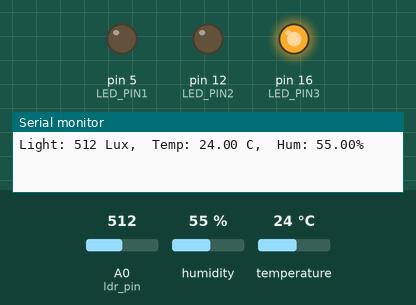
This sketch was run on a simulated Arduino Uno, built with avr-gcc and run on an emulated ATmega328P. On the bench: output pins drawn as LEDs (lit = HIGH), the last lines printed to the serial monitor. Inputs (shaded band) come from the test bench; at power-on: humidity 55 %, A0 (ldr_pin) = 512, temperature 24 °C.

Above: at 1.8 s.
1.9 s: humidity set to 85 %
4.2 s: humidity set to 88 %
At 5.8 s:
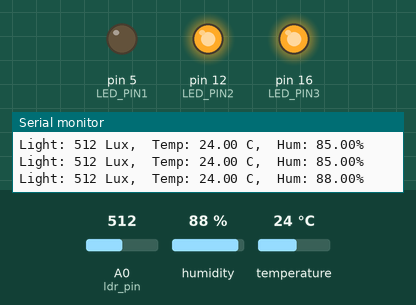
6.5 s: A0 (ldr_pin) set to 487
At 8.3 s:
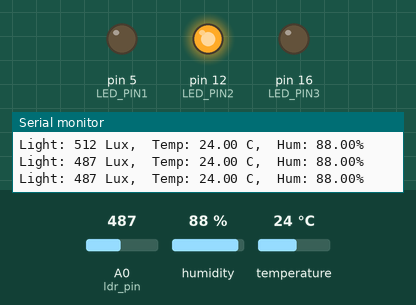
8.6 s: temperature set to 28 °C
10.3 s: temperature set to 31 °C
At 12.1 s:
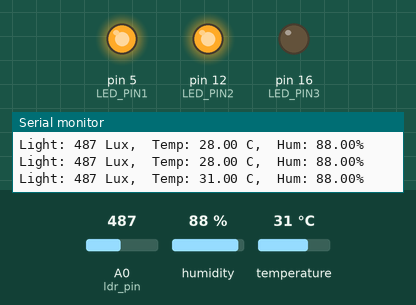
12.6 s: A0 (ldr_pin) set to 510
At 14.6 s:
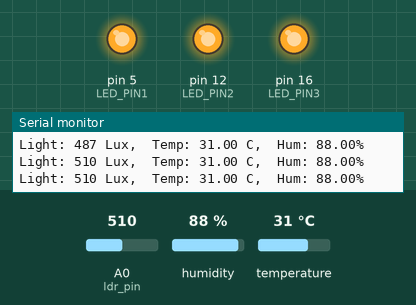
Timing chart, 0 to 15.6 s (numbered marks = the images above; inputs shaded):
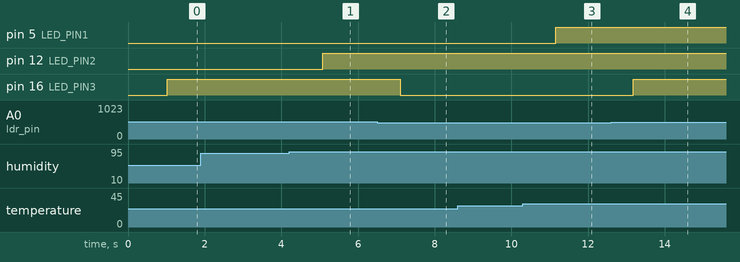

The sketch:

FINAL.ino
```cpp
#include "DHT.h"

#define DPIN 4        //Pin to connect DHT sensor (GPIO number) D2
#define DTYPE DHT11   // Define DHT 11 or DHT22 sensor type
#define LED_PIN1 5     // Pin for the LED
#define LED_PIN2 12

#define ldr_pin A0
#define LED_PIN3 16

DHT dht(DPIN,DTYPE);

void setup() {
  Serial.begin(9600);
  dht.begin();
  pinMode(LED_PIN1, OUTPUT); // Set the LED pin as output
  pinMode(LED_PIN2, OUTPUT);
  pinMode(LED_PIN3, OUTPUT);
  pinMode(ldr_pin, INPUT);
}

void loop() {
  delay(1000);

  float tc = dht.readTemperature(false);  //Read temperature in C
  float hu = dht.readHumidity();          //Read Humidity

  Serial.print("Light: ");
  Serial.print(analogRead(ldr_pin));
  Serial.print(" Lux, ");

  Serial.print(" Temp: ");
  Serial.print(tc);
  Serial.print(" C, ");
  Serial.print(" Hum: ");
  Serial.print(hu);
  Serial.println("%");

  if (tc > 29 ) {
    digitalWrite(LED_PIN1, HIGH); // Turn the LED on
  } else {
    digitalWrite(LED_PIN1, LOW);  // Turn the LED off
  }

  if( hu > 86 ){
    digitalWrite(LED_PIN2, HIGH);
  } else{
    digitalWrite(LED_PIN2, LOW);
  }

  if(analogRead(ldr_pin) > 500){
    digitalWrite(LED_PIN3, HIGH);
  } else {digitalWrite(LED_PIN3, LOW);}
}
```

Measured:
- the behaviour switches between 86 and 87 % on humidity (found by bisection; images 0 and 1)
- the behaviour switches between 501 and 500 on A0 (ldr_pin) (found by bisection; images 1 and 2)
- the behaviour switches between 29 and 30 °C on temperature (found by bisection; images 2 and 3)
- after the input at 4.2 s, pin 12 (LED_PIN2): LOW → HIGH after 0.88 s
- after the input at 6.5 s, pin 16 (LED_PIN3): HIGH → LOW after 0.60 s
- after the input at 10.3 s, pin 5 (LED_PIN1): LOW → HIGH after 0.86 s
- after the input at 12.6 s, pin 16 (LED_PIN3): LOW → HIGH after 0.58 s
